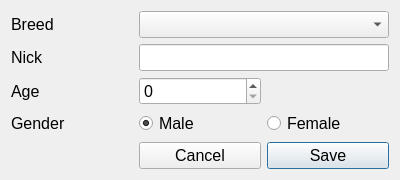
<?xml version="1.0" encoding="UTF-8"?>
<ui version="4.0">
 <class>CatDlg</class>
 <widget class="QDialog" name="CatDlg">
  <property name="geometry">
   <rect>
    <x>0</x>
    <y>0</y>
    <width>400</width>
    <height>172</height>
   </rect>
  </property>
  <property name="windowTitle">
   <string>Cat</string>
  </property>
  <layout class="QGridLayout" name="gridLayout">
   <item row="1" column="1" colspan="2">
    <widget class="QLineEdit" name="editNick">
     <property name="font">
      <font>
       <pointsize>12</pointsize>
      </font>
     </property>
    </widget>
   </item>
   <item row="3" column="0">
    <widget class="QLabel" name="lblAge">
     <property name="font">
      <font>
       <pointsize>12</pointsize>
      </font>
     </property>
     <property name="text">
      <string>Age</string>
     </property>
    </widget>
   </item>
   <item row="6" column="2">
    <widget class="QPushButton" name="btnSave">
     <property name="font">
      <font>
       <pointsize>12</pointsize>
      </font>
     </property>
     <property name="text">
      <string>Save</string>
     </property>
    </widget>
   </item>
   <item row="4" column="0">
    <widget class="QLabel" name="lblGender">
     <property name="font">
      <font>
       <pointsize>12</pointsize>
      </font>
     </property>
     <property name="text">
      <string>Gender</string>
     </property>
    </widget>
   </item>
   <item row="1" column="0">
    <widget class="QLabel" name="lblNick">
     <property name="font">
      <font>
       <pointsize>12</pointsize>
      </font>
     </property>
     <property name="text">
      <string>Nick</string>
     </property>
    </widget>
   </item>
   <item row="6" column="1">
    <widget class="QPushButton" name="btnCancel">
     <property name="font">
      <font>
       <pointsize>12</pointsize>
      </font>
     </property>
     <property name="text">
      <string>Cancel</string>
     </property>
    </widget>
   </item>
   <item row="4" column="1">
    <widget class="QRadioButton" name="rbMale">
     <property name="font">
      <font>
       <pointsize>12</pointsize>
      </font>
     </property>
     <property name="text">
      <string>Male</string>
     </property>
     <property name="checked">
      <bool>true</bool>
     </property>
    </widget>
   </item>
   <item row="3" column="1">
    <widget class="QSpinBox" name="editAge">
     <property name="font">
      <font>
       <pointsize>12</pointsize>
      </font>
     </property>
    </widget>
   </item>
   <item row="4" column="2">
    <widget class="QRadioButton" name="rbFemale">
     <property name="font">
      <font>
       <pointsize>12</pointsize>
      </font>
     </property>
     <property name="text">
      <string>Female</string>
     </property>
    </widget>
   </item>
   <item row="0" column="0">
    <widget class="QLabel" name="lblBreed">
     <property name="font">
      <font>
       <pointsize>12</pointsize>
      </font>
     </property>
     <property name="text">
      <string>Breed</string>
     </property>
    </widget>
   </item>
   <item row="0" column="1" colspan="2">
    <widget class="QComboBox" name="cbBreed">
     <property name="font">
      <font>
       <pointsize>12</pointsize>
      </font>
     </property>
    </widget>
   </item>
  </layout>
 </widget>
 <resources/>
 <connections/>
</ui>
